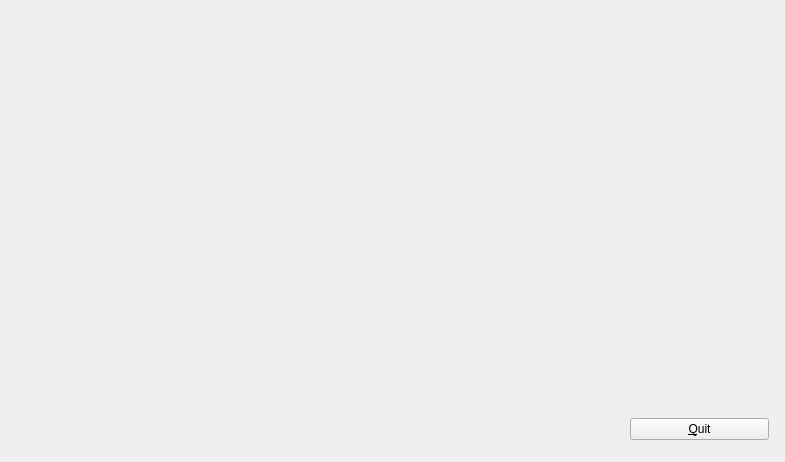
<?xml version="1.0" encoding="UTF-8"?>
<ui version="4.0">
 <class>MainWindow</class>
 <widget class="QMainWindow" name="MainWindow">
  <property name="geometry">
   <rect>
    <x>0</x>
    <y>0</y>
    <width>785</width>
    <height>462</height>
   </rect>
  </property>
  <property name="windowTitle">
   <string>Flocking</string>
  </property>
  <widget class="QWidget" name="centralWidget">
   <widget class="QWidget" name="verticalLayoutWidget">
    <property name="geometry">
     <rect>
      <x>619</x>
      <y>10</y>
      <width>161</width>
      <height>441</height>
     </rect>
    </property>
    <layout class="QVBoxLayout" name="verticalLayout">
     <item>
      <spacer name="verticalSpacer">
       <property name="orientation">
        <enum>Qt::Vertical</enum>
       </property>
       <property name="sizeHint" stdset="0">
        <size>
         <width>20</width>
         <height>40</height>
        </size>
       </property>
      </spacer>
     </item>
     <item>
      <widget class="QPushButton" name="pushButton">
       <property name="text">
        <string>&amp;Quit</string>
       </property>
      </widget>
     </item>
    </layout>
   </widget>
   <widget class="GLWidget" name="GLwidget" native="true">
    <property name="geometry">
     <rect>
      <x>20</x>
      <y>30</y>
      <width>571</width>
      <height>411</height>
     </rect>
    </property>
   </widget>
  </widget>
 </widget>
 <layoutdefault spacing="6" margin="11"/>
 <customwidgets>
  <customwidget>
   <class>GLWidget</class>
   <extends>QWidget</extends>
   <header>glwiget.h</header>
   <container>1</container>
  </customwidget>
 </customwidgets>
 <resources/>
 <connections>
  <connection>
   <sender>pushButton</sender>
   <signal>released()</signal>
   <receiver>MainWindow</receiver>
   <slot>close()</slot>
   <hints>
    <hint type="sourcelabel">
     <x>693</x>
     <y>444</y>
    </hint>
    <hint type="destinationlabel">
     <x>674</x>
     <y>291</y>
    </hint>
   </hints>
  </connection>
 </connections>
</ui>
